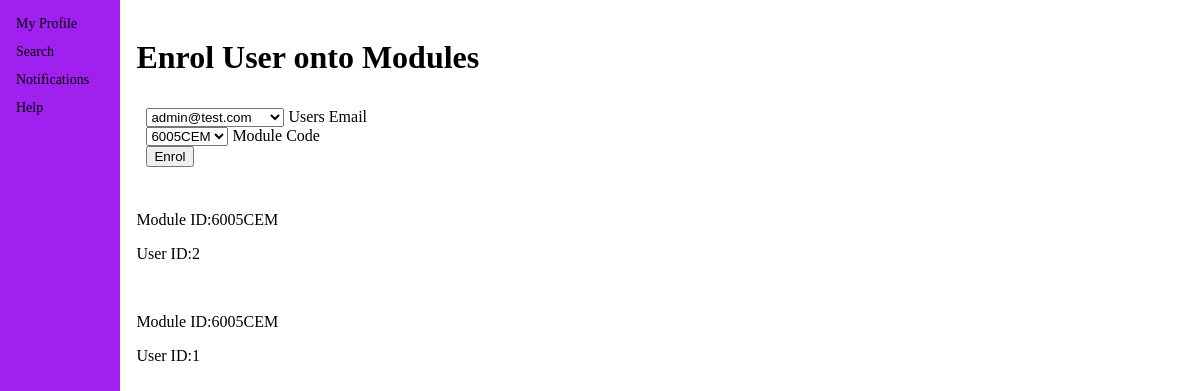
Before: /admin/modulemanagement/enrol (signed in) with the older database file.
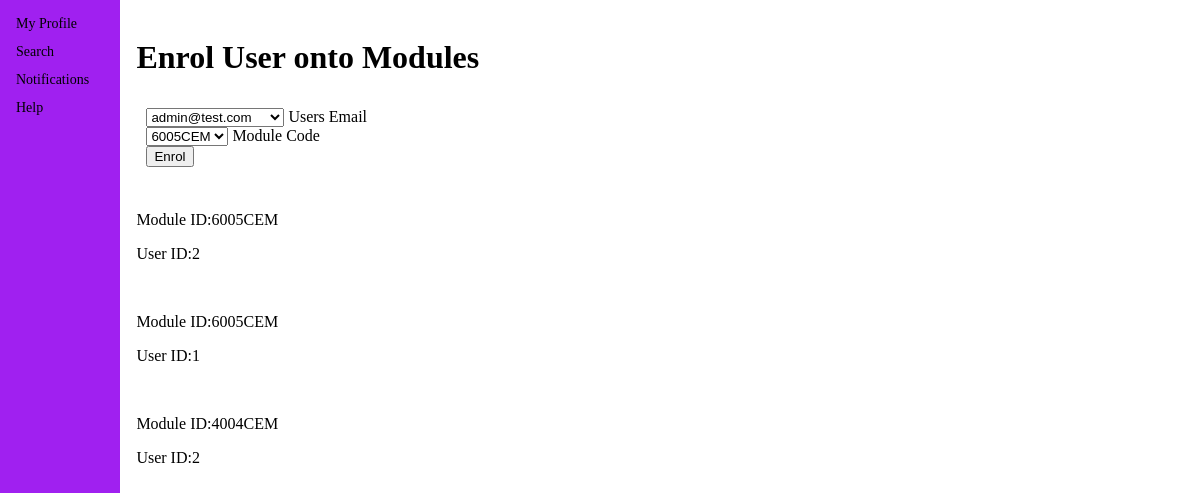
After: the same page with the newer database file.
### app/models.py (models this page shows)
class Enrolment(db.Model):
    __tablename__ = 'enrolment'
    enrolmentId = db.Column(db.Integer, primary_key=True)
    moduleCode = db.Column(db.Integer, db.ForeignKey(Module.moduleCode), nullable=False)
    userId = db.Column(db.Integer, db.ForeignKey(User.id), nullable=False)

### app/admin.py (the view)
@admin.route('/admin/modulemanagement/enrol')
@login_required
@admin_required
def enrol_user():
    users = User.query.all()
    modules = Module.query.all()
    enrolment = Enrolment.query.all()
    return render_template('enrol_users.html', users=users, modules=modules, enrolment=enrolment)

### app/__init__.py (called while the page is built)
def make_app():
    app = Flask(__name__)
    app.config['SECRET_KEY'] = 'secr3!t'
    app.config['SQLALCHEMY_DATABASE_URI'] = 'sqlite:///db.sqlite'
    db.init_app(app)
    login_manager = LoginManager()#Create an instance of the login manager
    login_manager.login_view = 'auth.login'#Tell login manager what view to navigate to
    login_manager.init_app(app)#Initialise with the app
    from .models import User#Import User class/schema
    @login_manager.user_loader
    def load_user(user_id):
        return User.query.get(int(user_id))
    from .auth import auth as auth_blueprint
    app.register_blueprint(auth_blueprint)
    from .main import main as main_blueprint
    app.register_blueprint(main_blueprint)
    from .admin import admin as admin_blueprint
    app.register_blueprint(admin_blueprint)
    return app

### app/admin.py (called while the page is built)
def admin_required(f):
    @wraps(f)
    def wrap(*args, **kwargs):
        if current_user.userRole == "admin":
            return f(*args, **kwargs)
        else:
            flash("You need to be an admin to view this page")
            return redirect(url_for('main.index'))
    return wrap

### app/templates/enrol_users.html (shortened to what this page needs)
{% extends "base.html" %}
{%block main%}
<h1>Enrol User onto Modules</h1>
<div class="row">
    <form class="login-form" method="POST" action="/admin/modulemanagement/enrol">
        <div class="select-field">
            <select id="email" name="email" type="email">
                {% for user in users %}
                <option value="{{user.userEmail}}">{{user.userEmail}}</option>
                {%endfor%}
            </select>
            <label for="email">Users Email<label>
        </div>
        <div class="select-field">
            <select id="code" name="code" type="text">
                {% for module in modules %}
                <option value="{{module.moduleCode}}">{{module.moduleCode}}</option>
                {%endfor%}
            </select>
            <label for="code">Module Code<label>
        </div>
        <div class="submit-button">
            <button type="submit">Enrol</button>
        </div>
        </form>
</div>
<div>
    <br>
    {% for enrol in enrolment%}
    <p>Module ID:{{enrol.moduleCode}}</p>
    <p>User ID:{{enrol.userId}}</p>
    <br>
    {%endfor%}
</div>
{%endblock%}

### app/templates/base.html (shortened to what this page needs)
<!DOCTYPE html>
<html lang="en">
    <head>
        <link rel="stylesheet" href="{{url_for('static', filename='base.css')}}">
    </head>
<body>
      <div class="column left">
        <div class="sidenav">
            <a href="{{url_for('main.index')}}">My Profile</a>
            <a href="#">Search</a>
            <a href="#">Notifications</a>
            <a href="#">Help</a>
          </div>
      </div>
    <div class="column right">
    <div class="row">
    <div class="maincontent">
    {% block main %}
    {% endblock %}
    </div>
    </div>
    </div>
</body>
</html>

### app/static/base.css (style rules this page uses)
* { box-sizing: border-box; }
.row { padding: 10px }
.column { float: left; padding-left: 10%; }
.sidenav { height: 100%; width:10%; position: fixed; top: 0; left: 0; background-color: #A020F0; overflow-x: hidden; padding-top: 10px; }
.sidenav a { padding: 6px 8px 6px 16px; text-decoration: none; font-size: 14px; color: #000000; display: block; }

Changed rows visible on the page:
added Enrolment: moduleCode "4004CEM", userId "2"
